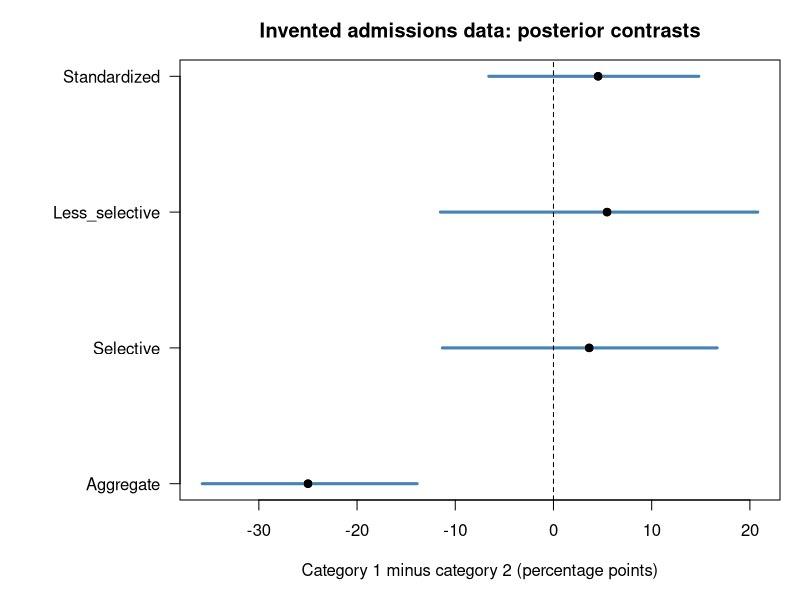
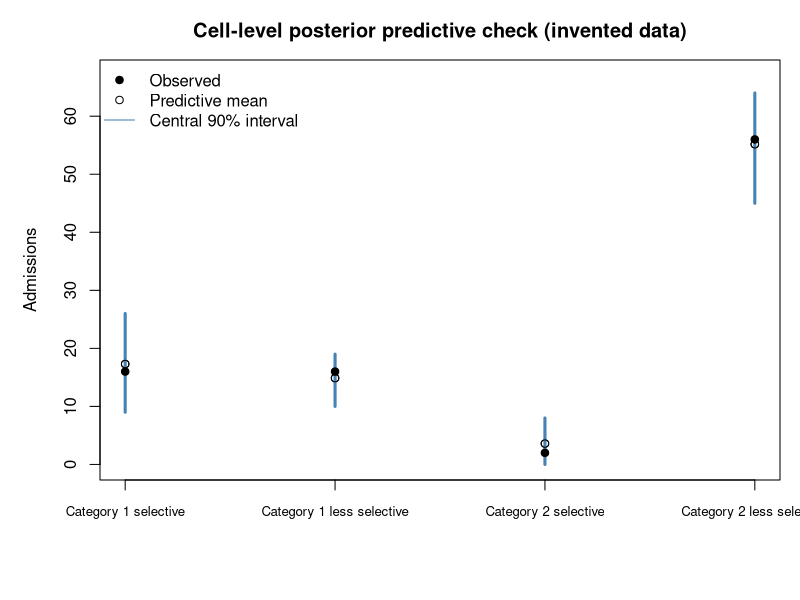

Source code (R) for these figures, in order:
# A09 Problem 1B: base R, invented data. Run from repository root.

# Section 14: Reproduce the aggregate comparison
cat("BEGIN_SECTION_14\n")
# Invented data, not UCBadmit. Run the blocks in section order.
cells <- data.frame(category = c(1,1,2,2),
  department = c("Selective","Less selective","Selective","Less selective"),
  admitted = c(16,16,2,56), applied = c(80,20,20,80))
cells$rate <- with(cells, admitted/applied)
print(cells, row.names=FALSE)
totals <- aggregate(cbind(admitted,applied) ~ category, cells, sum)
totals$rate <- with(totals, admitted/applied)
print(totals, row.names=FALSE)
cat("Raw aggregate contrast (percentage points):",100*(totals$rate[1]-totals$rate[2]),"\n")
cat("END_SECTION_14\n")

# Section 15: Fit the stated logistic-normal models
cat("BEGIN_SECTION_15\n")
# Fit independent alpha ~ Normal(0,1) priors on logits, as in the text.
# Each parameter has a one-dimensional posterior, evaluated on a grid.
fit_grid <- function(y,n,step=.0025) {
  alpha <- seq(-12,12,by=step)
  log_mass <- dbinom(y,n,plogis(alpha),log=TRUE)+dnorm(alpha,0,1,log=TRUE)
  mass <- exp(log_mass-max(log_mass)); mass <- mass/sum(mass)
  stopifnot(sum(mass[abs(alpha)>11]) < 1e-8)
  list(p=plogis(alpha),mass=mass)
}
summarize <- function(x) c(mean=mean(x),lo90=unname(quantile(x,.05)),
                           hi90=unname(quantile(x,.95)))
set.seed(9015)
S <- 100000
cell_fits <- Map(fit_grid,cells$admitted,cells$applied)
p_draw <- vapply(cell_fits,function(f)
  sample(f$p,S,replace=TRUE,prob=f$mass),numeric(S))
# Columns retain the order of the four rows of cells.
within_draw <- cbind(Selective=p_draw[,1]-p_draw[,3],
                    Less_selective=p_draw[,2]-p_draw[,4])
cat("Within-department posterior contrasts, percentage points:\n")
print(round(100*t(apply(within_draw,2,summarize)),2))
aggregate_fits <- Map(fit_grid,totals$admitted,totals$applied)
p_aggregate <- vapply(aggregate_fits,function(f)
  sample(f$p,S,replace=TRUE,prob=f$mass),numeric(S))
aggregate_draw <- p_aggregate[,1]-p_aggregate[,2]
cat("Separate aggregate-model posterior contrast, percentage points:\n")
print(round(100*summarize(aggregate_draw),2))
# Verify posterior means against a grid twice as fine.
finer <- Map(function(y,n) fit_grid(y,n,.00125),cells$admitted,cells$applied)
mean_p <- function(f) sum(f$p*f$mass)
stopifnot(max(abs(vapply(cell_fits,mean_p,numeric(1))-
                 vapply(finer,mean_p,numeric(1)))) < 1e-6)
cat("END_SECTION_15\n")

# Section 16: Reconstruct the mixture in R
cat("BEGIN_SECTION_16\n")
cells$own_weight <- cells$applied/ave(cells$applied,cells$category,FUN=sum)
cells$contribution <- cells$rate*cells$own_weight
print(cells[c("category","department","rate","own_weight","contribution")],
      row.names=FALSE)
print(aggregate(contribution ~ category,cells,sum),row.names=FALSE)
stopifnot(isTRUE(all.equal(cells$rate[1:2]-cells$rate[3:4],c(.1,.1))))
cat("END_SECTION_16\n")

# Section 18: Standardize the same posterior draws
cat("BEGIN_SECTION_18\n")
departments <- cells$department[1:2]
pooled_n <- tapply(cells$applied,cells$department,sum)
w <- pooled_n[departments]/sum(pooled_n)
print(w)
cat("Raw standardized probabilities:",sum(w*cells$rate[1:2]),
    sum(w*cells$rate[3:4]),"\n")
standardized_draw <- drop(within_draw %*% as.numeric(w))
contrasts <- cbind(Aggregate=aggregate_draw,within_draw,Standardized=standardized_draw)
cat("Posterior contrasts, percentage points; central 90% intervals:\n")
print(round(100*t(apply(contrasts,2,summarize)),2))
cat("Pr(standardized contrast > 0):",round(mean(standardized_draw>0),3),"\n")
# Expanding labels verifies weighting; it adds no individual information.
d_id <- match(rep(cells$department,cells$applied),departments)
stopifnot(max(abs(rowMeans(within_draw[1:1000,d_id,drop=FALSE])-
                 standardized_draw[1:1000])) < 1e-12)
dir.create("courses/figures/A09_problem1b",recursive=TRUE,showWarnings=FALSE)
png("courses/figures/A09_problem1b/contrasts.png",width=1200,height=650,res=130)
z <- 100*t(apply(contrasts,2,summarize))
par(mar=c(5,9,3,1))
plot(z[,"mean"],1:4,xlim=range(z[,c("lo90","hi90")]),yaxt="n",ylab="",
     xlab="Category 1 minus category 2 (percentage points)",pch=19,
     main="Invented admissions data: posterior contrasts")
axis(2,at=1:4,labels=rownames(z),las=1)
segments(z[,"lo90"],1:4,z[,"hi90"],1:4,lwd=3,col="steelblue")
points(z[,"mean"],1:4,pch=19); abline(v=0,lty=2)
invisible(dev.off())
cat("END_SECTION_18\n")

# Section 19: Change the target weights explicitly
cat("BEGIN_SECTION_19\n")
targets <- rbind(Pooled=c(.5,.5),Mostly_selective=c(.8,.2),
                 Mostly_less_selective=c(.2,.8))
weighted_draw <- within_draw %*% t(targets)
print(round(100*t(apply(weighted_draw,2,summarize)),2))
cat("END_SECTION_19\n")

# Section 20: Check the calculation scale
cat("BEGIN_SECTION_20\n")
a1 <- qlogis(.20); a2 <- qlogis(.10)
print(round(c(log_odds_difference=a1-a2,odds_ratio=exp(a1-a2),
  probability_difference=plogis(a1)-plogis(a2),
  incorrect_difference=plogis(a1-a2)),4))
cat("END_SECTION_20\n")

# Section 21: Simulate future admission counts
cat("BEGIN_SECTION_21\n")
# New cohort: 80 category-1 applicants in the selective department.
set.seed(9021)
expected_admissions <- 80*p_draw[,1]
future_admissions <- rbinom(S,size=80,prob=p_draw[,1])
print(round(rbind(Expected_count=summarize(expected_admissions),
                  Future_observed_count=summarize(future_admissions)),2))
cat("END_SECTION_21\n")

# Section 22: Check replicated admissions in each cell
cat("BEGIN_SECTION_22\n")
set.seed(9022)
y_rep <- vapply(seq_len(nrow(cells)),function(j)
  rbinom(S,size=cells$applied[j],prob=p_draw[,j]),numeric(S))
predictive <- t(apply(y_rep,2,summarize))
print(cbind(cells[c("category","department","admitted")],
            round(predictive,2)),row.names=FALSE)
png("courses/figures/A09_problem1b/predictive_check.png",width=1200,height=650,res=130)
par(mar=c(6,5,3,1))
plot(1:4,predictive[,"mean"],ylim=c(0,max(predictive[,"hi90"])+3),
     xaxt="n",xlab="",ylab="Admissions",pch=1,
     main="Cell-level posterior predictive check (invented data)")
axis(1,at=1:4,labels=paste("Category",cells$category,
  ifelse(cells$department=="Selective","selective","less selective")),cex.axis=.8)
segments(1:4,predictive[,"lo90"],1:4,predictive[,"hi90"],col="steelblue",lwd=3)
points(1:4,predictive[,"mean"],pch=1); points(1:4,cells$admitted,pch=19)
legend("topleft",c("Observed","Predictive mean","Central 90% interval"),
  pch=c(19,1,NA),lty=c(NA,NA,1),col=c("black","black","steelblue"),bty="n")
invisible(dev.off())
cat("END_SECTION_22\n")
